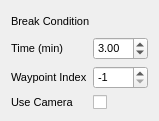
                 <widget class="QWidget" name="gridLayoutWidget_16">
                  <property name="geometry">
                   <rect>
                    <x>10</x>
                    <y>290</y>
                    <width>142</width>
                    <height>121</height>
                   </rect>
                  </property>
                  <layout class="QGridLayout" name="gridLayout_25">
                   <item row="0" column="0">
                    <layout class="QVBoxLayout" name="verticalLayout_15">
                     <item>
                      <widget class="QLabel" name="label_122">
                       <property name="font">
                        <font>
                         <pointsize>8</pointsize>
                         <weight>50</weight>
                         <italic>false</italic>
                         <bold>false</bold>
                        </font>
                       </property>
                       <property name="text">
                        <string>Break Condition</string>
                       </property>
                      </widget>
                     </item>
                    </layout>
                   </item>
                   <item row="1" column="0">
                    <layout class="QFormLayout" name="formLayout_13">
                     <item row="0" column="0">
                      <widget class="QLabel" name="label_123">
                       <property name="font">
                        <font>
                         <pointsize>8</pointsize>
                         <weight>50</weight>
                         <italic>false</italic>
                         <bold>false</bold>
                        </font>
                       </property>
                       <property name="text">
                        <string>Time (min)</string>
                       </property>
                      </widget>
                     </item>
                     <item row="1" column="0">
                      <widget class="QLabel" name="label_125">
                       <property name="font">
                        <font>
                         <pointsize>8</pointsize>
                         <weight>50</weight>
                         <italic>false</italic>
                         <bold>false</bold>
                        </font>
                       </property>
                       <property name="text">
                        <string>Waypoint Index</string>
                       </property>
                      </widget>
                     </item>
                     <item row="2" column="0">
                      <widget class="QLabel" name="label_128">
                       <property name="font">
                        <font>
                         <pointsize>8</pointsize>
                         <weight>50</weight>
                         <italic>false</italic>
                         <bold>false</bold>
                        </font>
                       </property>
                       <property name="text">
                        <string>Use Camera</string>
                       </property>
                      </widget>
                     </item>
                     <item row="0" column="1">
                      <widget class="QDoubleSpinBox" name="breakTimeMisi_4">
                       <property name="font">
                        <font>
                         <pointsize>8</pointsize>
                         <weight>50</weight>
                         <italic>false</italic>
                         <bold>false</bold>
                        </font>
                       </property>
                       <property name="value">
                        <double>3.000000000000000</double>
                       </property>
                      </widget>
                     </item>
                     <item row="1" column="1">
                      <widget class="QSpinBox" name="breakWaypointIndexMisi_4">
                       <property name="font">
                        <font>
                         <pointsize>8</pointsize>
                         <weight>50</weight>
                         <italic>false</italic>
                         <bold>false</bold>
                        </font>
                       </property>
                       <property name="minimum">
                        <number>-1</number>
                       </property>
                       <property name="value">
                        <number>-1</number>
                       </property>
                      </widget>
                     </item>
                     <item row="2" column="1">
                      <widget class="QCheckBox" name="breakUseCameraMisi_4">
                       <property name="text">
                        <string/>
                       </property>
                      </widget>
                     </item>
                    </layout>
                   </item>
                  </layout>
                 </widget>
